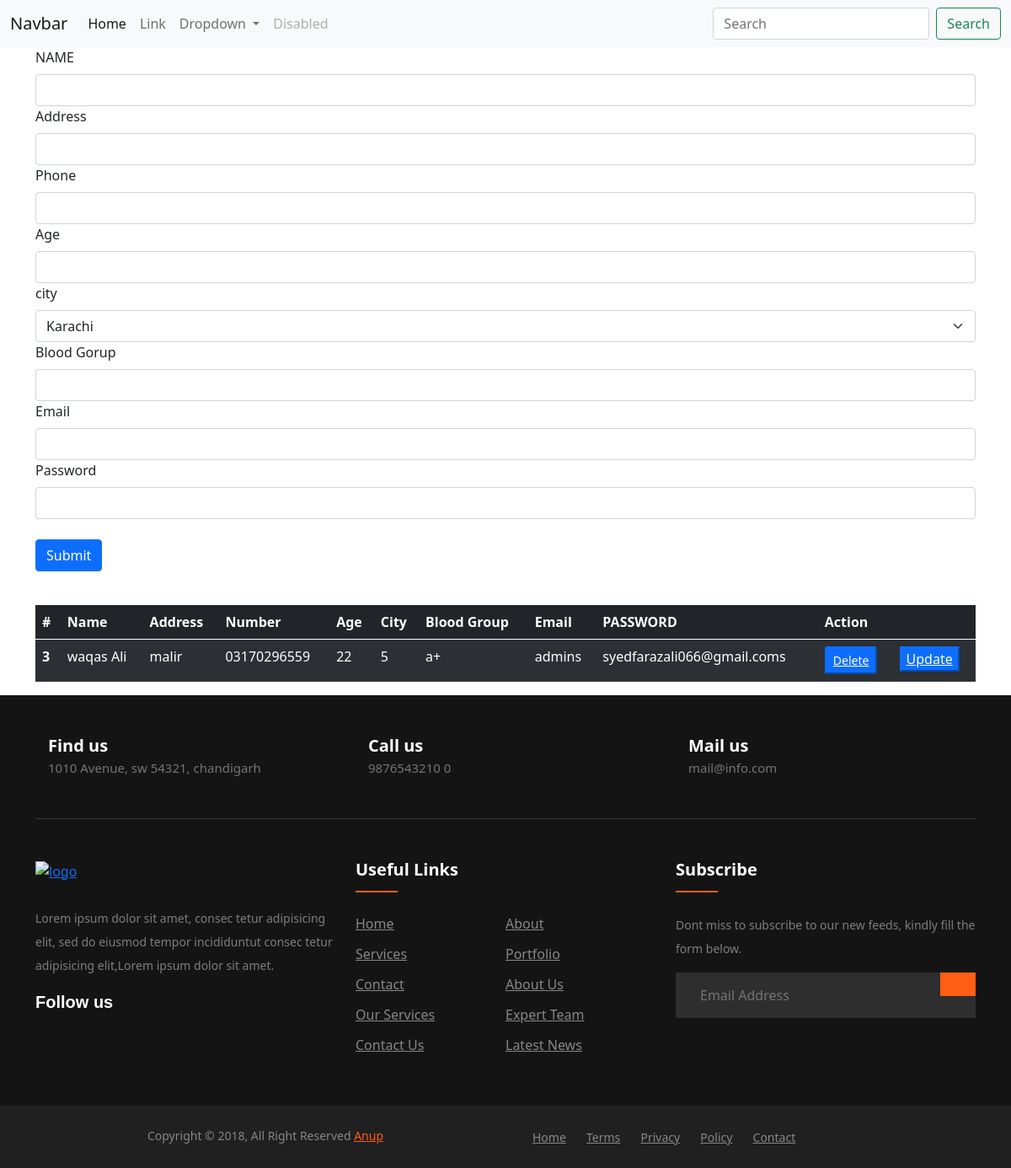
/patient/patinsert.php, run on the app's committed database.
### tables this page shows
CREATE TABLE `patient` (
  `ID` int(11) NOT NULL,
  `Name` varchar(100) NOT NULL,
  `Address` varchar(500) NOT NULL,
  `Ph_Num` varchar(100) NOT NULL,
  `Age` varchar(50) NOT NULL,
  `CIt_Id` int(32) NOT NULL,
  `Blood Group` varchar(100) NOT NULL,
  `Password` varchar(500) NOT NULL,
  `Email` varchar(500) NOT NULL
);

### patient/patinsert.php (the view, shortened to what this page needs)
    <?php
    include "../connection.php";
    include "../header.php";
    ?>
<body>
  <?php include "../nav.php"; ?>
    <div class="container">
    <form action="patinsert.php" method="post">
        <div class="mb-3">
            <label for="NAME" class="form-label">NAME</label>
            <input type="text" class="form-control"  aria-describedby="emailHelp" name="NAME">
            <label for="NAME" class="form-label">Address</label>
            <input type="text" class="form-control"  aria-describedby="emailHelp" name="Address">
            <label for="NAME" class="form-label">Phone</label>
            <input type="text" class="form-control"  aria-describedby="emailHelp" name="Ph_Num"> <label
                for="NAME" class="form-label">Age</label>
            <input type="text" class="form-control"  aria-describedby="emailHelp" name="Age">
            <label for="NAME" class="form-label">city</label>
            <select class="form-select" name="city" >
                  <?php
                $sql = "select * from `cities`";
                $result = mysqli_query($link, $sql);
                 $num = mysqli_num_rows($result);?>
                     <?php
                    while ($res = mysqli_fetch_array($result)) { ?>
                     <option value=" <?php echo $res['ID'];?>">
                    <?php echo $res['Name'];?>
                        </option>
                     <?php   }
                       ?>
            </select>
            <label for="NAME" class="form-label">Blood Gorup</label>
            <input type="text" class="form-control"  aria-describedby="emailHelp" name="Blood_Group">
            <label for="NAME" class="form-label">Email</label>
            <input type="text" name="Email" class="form-control"  aria-describedby="emailHelp" name="Blood_Group"> <label for="NAME" class="form-label">Password</label>
            <input type="text" name="Password" class="form-control"  aria-describedby="emailHelp" name="Blood_Group">
            <br>
            <button type="submit" name="save" class="btn btn-primary">Submit</button>
        </div>
    </form> <br>
</div>
<div class="container">
<?php
include "patselect.php";
?>
</div>
<?php
include "../footer.php";
?>
</body>

### patient/patselect.php
<?php
include "../connection.php";
$sql = "select * from `patient`";
$result = mysqli_query($link, $sql);
$num = mysqli_num_rows($result);?>
<body>
<table class="table table-dark table-striped">
    <thead>
        <tr>
            <th >#</th>
            <th >Name</th>
            <th >Address</th>
            <th >Number</th>
            <th >Age</th>
            <th >City</th>
            <th >Blood Group</th>
            <th >Email</th>
            <th >PASSWORD</th>
            <th colspan="2">Action</th>
        </tr>
    </thead>
    <tbody>
        <?php
    while ($res = mysqli_fetch_array($result)) {
    ?>
        <tr>
            <th >
                <?php echo $res['ID'];?>
            </th>
            <td>
                <?php echo $res['Name'];?>
            </td>
              <td>
                <?php echo $res['Address'];?>
            </td>         <td>
                <?php echo $res['Ph_Num'];?>
            </td>         <td>
                <?php echo $res['Age'];?>
            </td>         <td>
                <?php
              echo $res['CIt_Id'];
                ?>
            </td>
               <td>
                <?php echo $res['Blood Group'];?>
            </td>
                 <td>
                <?php echo $res['Password'];?>
            </td>
            <td>
                <?php echo $res['Email'];?>
            </td>
            <td>
                <button class="btn-primary btn-sm" name= "delete"> <a class="text-white" href="patdele.php?ID=<?php
            echo $res['ID'];?>"> Delete</a> </button>
           </td>
            <td>
                <button class="btn-primary"> <a class="text-white" href="patupd.php?ID=<?php
            echo $res['ID'];?>"> Update</a> </button>
            </td>
        </tr>
        <?php
    }
?>
    </tbody>
</table>
</body>

### data on the page
patient: ID "3", Name "waqas Ali", Address "malir", Ph_Num "03170296559", Age "22", CIt_Id "5", Blood Group "a+", Password "admins", Email "syedfarazali066@gmail.coms"

### other printed values
form field city "Karachi"
